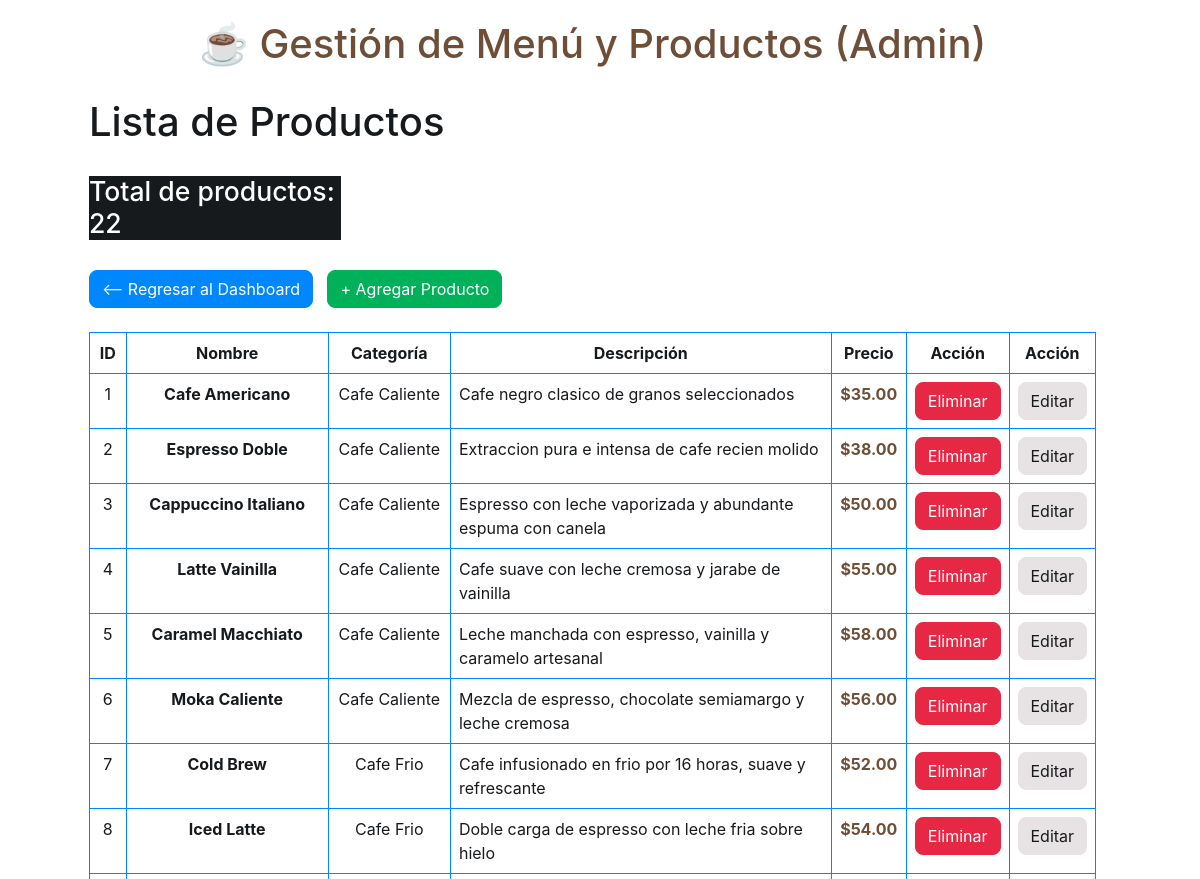
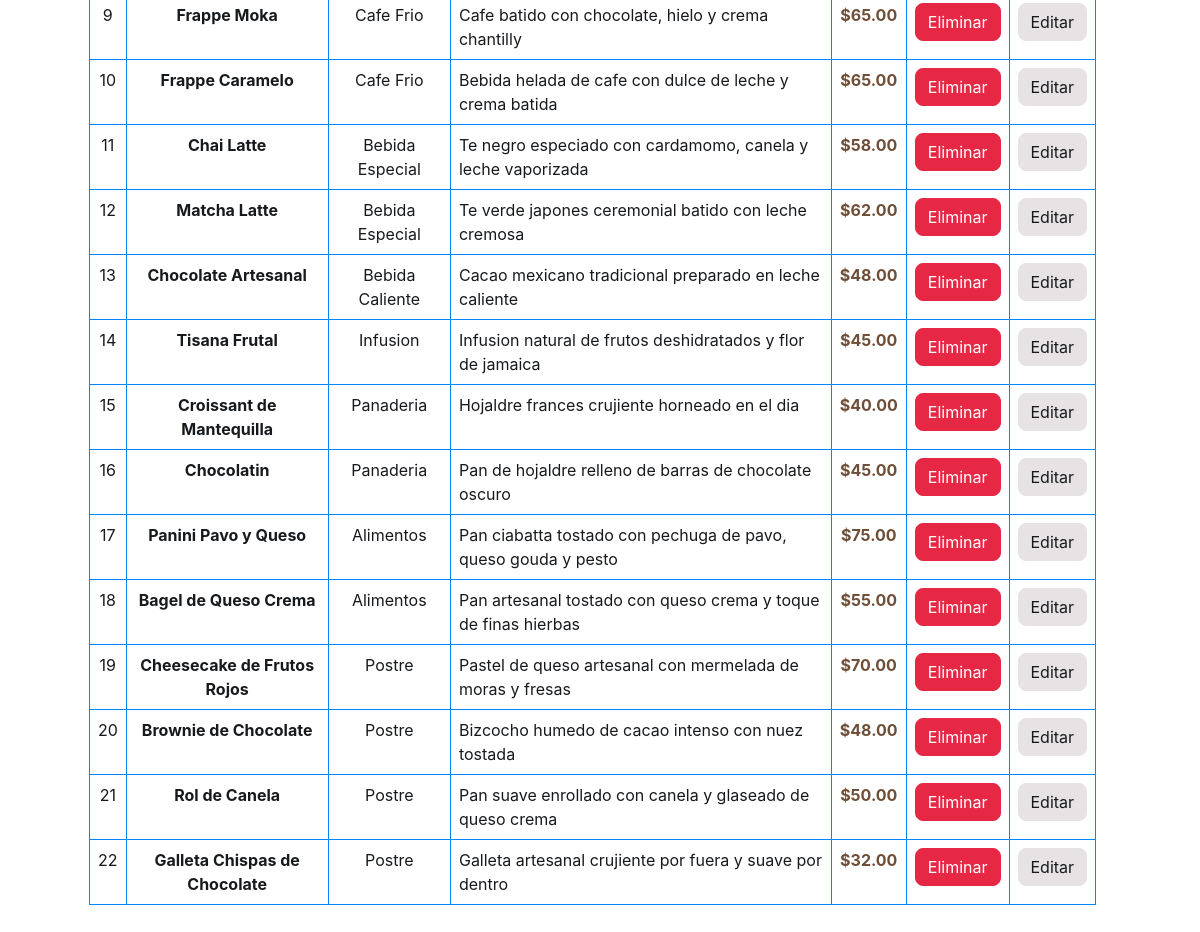
The page /vista/menuadmin.php (signed in) on the database its author committed (2 pictures, top to bottom).
### tables this page shows
CREATE TABLE `productos` (
  `id_producto` int(11) NOT NULL AUTO_INCREMENT,
  `nombre` varchar(100) NOT NULL,
  `descripcion` text DEFAULT NULL,
  `precio` decimal(10,2) NOT NULL,
  `categoria` varchar(50) NOT NULL,
  `disponible` tinyint(1) DEFAULT 1,
  `creado_en` timestamp NOT NULL DEFAULT current_timestamp(),
  PRIMARY KEY (`id_producto`)
);

### vista/menuadmin.php (the view, shortened to what this page needs)
<?php
$con = conection();
$sql = "SELECT * FROM productos ORDER BY id_producto ASC";
$query = mysqli_query($con, $sql);
$total = mysqli_num_rows($query);
?>
<!DOCTYPE html>
<html lang="es">
<head>
    <link href="https://cdn.jsdelivr.net/npm/bootstrap@6.0.0-alpha.1/dist/css/bootstrap.min.css" rel="stylesheet"
>
    <link rel="stylesheet" href="../src/css/styles.css">
</head>
<body>
    <h1 style="text-align: center; color: #6f4e37; margin-top: 20px;">☕ Gestión de Menú y Productos (Admin)</h1>
    <br>
    <div style="max-width: 85%; margin: 0 auto;">
        <h2 class="fs-3xl">Lista de Productos</h2>
        <br>
        <h3 class="bg-inverse fg-contrast-inverse" style="max-width: 25%">Total de productos: <?= $total ?></h3>
        <br>
        <a href="dasboar.php" class="btn-solid theme-primary"><-- Regresar al Dashboard</a>
        <a href="formulario_producto.php" class="btn-solid theme-success" style="margin-left: 10px;">+ Agregar Producto</a>
        <br>
        <br>
        <table class="table table-bordered border-primary">
            <thead>
                <tr>
                    <th style="text-align: center;">ID</th>
                    <th style="text-align: center;">Nombre</th>
                    <th style="text-align: center;">Categoría</th>
                    <th style="text-align: center;">Descripción</th>
                    <th style="text-align: center;">Precio</th>
                    <th style="text-align: center;">Acción</th>
                    <th style="text-align: center;">Acción</th>
                </tr>
            </thead>
            <tbody>
                <?php while ($row = mysqli_fetch_assoc($query)) { ?>
                    <tr>
                        <td style="text-align: center;"><?= $row['id_producto'] ?></td>
                        <td style="text-align: center; font-weight: bold;"><?= htmlspecialchars($row['nombre']) ?></td>
                        <td style="text-align: center;"><?= htmlspecialchars($row['categoria']) ?></td>
                        <td style="text-align: left;"><?= htmlspecialchars($row['descripcion']) ?></td>
                        <td style="text-align: center; font-weight: bold; color: #6f4e37;">$<?= number_format($row['precio'], 2) ?></td>
                        <td style="text-align: center;">
                            <a onclick="return confirm('¿Deseas eliminar este producto?')"
                                href="../modelo/modelo_prod_eliminar.php?id=<?= $row['id_producto'] ?>"
                                class="btn-solid theme-danger">Eliminar</a>
                        </td>
                        <td style="text-align: center;">
                            <a onclick="return confirm('¿Deseas editar este producto?')"
                                href="formulario_actualizar_producto.php?id=<?= $row['id_producto'] ?>"
                                class="btn-solid theme-secondary">Editar</a>
                        </td>
                    </tr>
                <?php } ?>
            </tbody>
        </table>
        <br><br>
    </div>
</body>
</html>

### rows shown on the page
productos: id_producto "1", nombre "Cafe Americano", categoria "Cafe Caliente", descripcion "Cafe negro clasico de granos seleccionados", precio "35.00"
productos: id_producto "2", nombre "Espresso Doble", categoria "Cafe Caliente", descripcion "Extraccion pura e intensa de cafe recien molido", precio "38.00"
productos: id_producto "3", nombre "Cappuccino Italiano", categoria "Cafe Caliente", descripcion "Espresso con leche vaporizada y abundante espuma con canela", precio "50.00"
productos: id_producto "4", nombre "Latte Vainilla", categoria "Cafe Caliente", descripcion "Cafe suave con leche cremosa y jarabe de vainilla", precio "55.00"
productos: id_producto "5", nombre "Caramel Macchiato", categoria "Cafe Caliente", descripcion "Leche manchada con espresso, vainilla y caramelo artesanal", precio "58.00"
productos: id_producto "6", nombre "Moka Caliente", categoria "Cafe Caliente", descripcion "Mezcla de espresso, chocolate semiamargo y leche cremosa", precio "56.00"
productos: id_producto "7", nombre "Cold Brew", categoria "Cafe Frio", descripcion "Cafe infusionado en frio por 16 horas, suave y refrescante", precio "52.00"
productos: id_producto "8", nombre "Iced Latte", categoria "Cafe Frio", descripcion "Doble carga de espresso con leche fria sobre hielo", precio "54.00"
productos: id_producto "9", nombre "Frappe Moka", categoria "Cafe Frio", descripcion "Cafe batido con chocolate, hielo y crema chantilly", precio "65.00"
productos: id_producto "10", nombre "Frappe Caramelo", categoria "Cafe Frio", descripcion "Bebida helada de cafe con dulce de leche y crema batida", precio "65.00"
productos: id_producto "11", nombre "Chai Latte", categoria "Bebida Especial", descripcion "Te negro especiado con cardamomo, canela y leche vaporizada", precio "58.00"
productos: id_producto "12", nombre "Matcha Latte", categoria "Bebida Especial", descripcion "Te verde japones ceremonial batido con leche cremosa", precio "62.00"
productos: id_producto "13", nombre "Chocolate Artesanal", categoria "Bebida Caliente", descripcion "Cacao mexicano tradicional preparado en leche caliente", precio "48.00"
productos: id_producto "14", nombre "Tisana Frutal", categoria "Infusion", descripcion "Infusion natural de frutos deshidratados y flor de jamaica", precio "45.00"
productos: id_producto "15", nombre "Croissant de Mantequilla", categoria "Panaderia", descripcion "Hojaldre frances crujiente horneado en el dia", precio "40.00"
productos: id_producto "16", nombre "Chocolatin", categoria "Panaderia", descripcion "Pan de hojaldre relleno de barras de chocolate oscuro", precio "45.00"
productos: id_producto "17", nombre "Panini Pavo y Queso", categoria "Alimentos", descripcion "Pan ciabatta tostado con pechuga de pavo, queso gouda y pesto", precio "75.00"
productos: id_producto "18", nombre "Bagel de Queso Crema", categoria "Alimentos", descripcion "Pan artesanal tostado con queso crema y toque de finas hierbas", precio "55.00"
productos: id_producto "19", nombre "Cheesecake de Frutos Rojos", categoria "Postre", descripcion "Pastel de queso artesanal con mermelada de moras y fresas", precio "70.00"
productos: id_producto "20", nombre "Brownie de Chocolate", categoria "Postre", descripcion "Bizcocho humedo de cacao intenso con nuez tostada", precio "48.00"
productos: id_producto "21", nombre "Rol de Canela", categoria "Postre", descripcion "Pan suave enrollado con canela y glaseado de queso crema", precio "50.00"
productos: id_producto "22", nombre "Galleta Chispas de Chocolate", categoria "Postre", descripcion "Galleta artesanal crujiente por fuera y suave por dentro", precio "32.00"

### other values the page prints
$total "22"
